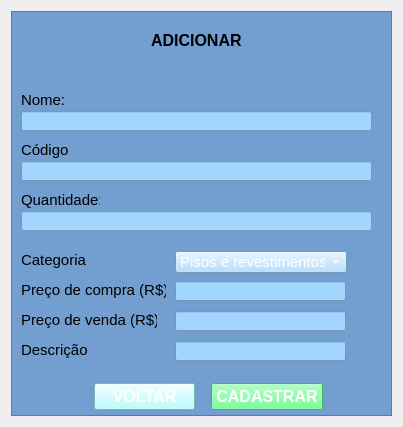
<?xml version="1.0" encoding="UTF-8"?>
<ui version="4.0">
 <class>Form</class>
 <widget class="QWidget" name="Form">
  <property name="geometry">
   <rect>
    <x>0</x>
    <y>0</y>
    <width>403</width>
    <height>427</height>
   </rect>
  </property>
  <property name="windowTitle">
   <string>Form</string>
  </property>
  <layout class="QGridLayout" name="gridLayout">
   <item row="0" column="0">
    <widget class="QFrame" name="frame">
     <property name="styleSheet">
      <string notr="true">background-color: rgb(114, 159, 207);</string>
     </property>
     <property name="frameShape">
      <enum>QFrame::StyledPanel</enum>
     </property>
     <property name="frameShadow">
      <enum>QFrame::Raised</enum>
     </property>
     <widget class="QLabel" name="l_Adicionar">
      <property name="geometry">
       <rect>
        <x>140</x>
        <y>20</y>
        <width>97</width>
        <height>19</height>
       </rect>
      </property>
      <property name="font">
       <font>
        <family>MS Shell Dlg 2</family>
        <pointsize>12</pointsize>
        <weight>75</weight>
        <bold>true</bold>
       </font>
      </property>
      <property name="styleSheet">
       <string notr="true">background-color: rgb(114, 159, 207);</string>
      </property>
      <property name="text">
       <string>ADICIONAR</string>
      </property>
     </widget>
     <widget class="QLabel" name="l_nome">
      <property name="geometry">
       <rect>
        <x>10</x>
        <y>80</y>
        <width>44</width>
        <height>18</height>
       </rect>
      </property>
      <property name="font">
       <font>
        <pointsize>11</pointsize>
       </font>
      </property>
      <property name="styleSheet">
       <string notr="true">background-color: rgb(114, 159, 207);</string>
      </property>
      <property name="text">
       <string>Nome:</string>
      </property>
     </widget>
     <widget class="QLineEdit" name="lE_nome">
      <property name="geometry">
       <rect>
        <x>10</x>
        <y>100</y>
        <width>351</width>
        <height>20</height>
       </rect>
      </property>
      <property name="styleSheet">
       <string notr="true">background-color: rgb(162, 214, 255);</string>
      </property>
     </widget>
     <widget class="QLabel" name="l_codigo">
      <property name="geometry">
       <rect>
        <x>10</x>
        <y>130</y>
        <width>48</width>
        <height>18</height>
       </rect>
      </property>
      <property name="font">
       <font>
        <pointsize>11</pointsize>
       </font>
      </property>
      <property name="styleSheet">
       <string notr="true">background:rgb(114, 159, 207);</string>
      </property>
      <property name="text">
       <string>Código:</string>
      </property>
     </widget>
     <widget class="QLineEdit" name="lE_codigo">
      <property name="geometry">
       <rect>
        <x>10</x>
        <y>150</y>
        <width>351</width>
        <height>20</height>
       </rect>
      </property>
      <property name="styleSheet">
       <string notr="true">background-color:rgb(162, 214, 255);</string>
      </property>
     </widget>
     <widget class="QLabel" name="l_categoria">
      <property name="geometry">
       <rect>
        <x>10</x>
        <y>240</y>
        <width>66</width>
        <height>18</height>
       </rect>
      </property>
      <property name="font">
       <font>
        <pointsize>11</pointsize>
       </font>
      </property>
      <property name="styleSheet">
       <string notr="true">background:rgb(114, 159, 207);</string>
      </property>
      <property name="text">
       <string>Categoria:</string>
      </property>
     </widget>
     <widget class="QLabel" name="l_pCompra">
      <property name="geometry">
       <rect>
        <x>10</x>
        <y>270</y>
        <width>145</width>
        <height>18</height>
       </rect>
      </property>
      <property name="font">
       <font>
        <pointsize>11</pointsize>
       </font>
      </property>
      <property name="styleSheet">
       <string notr="true">background:rgb(255,255,,255)</string>
      </property>
      <property name="text">
       <string>Preço de compra (R$)</string>
      </property>
     </widget>
     <widget class="QLabel" name="l_pVenda">
      <property name="geometry">
       <rect>
        <x>10</x>
        <y>300</y>
        <width>136</width>
        <height>18</height>
       </rect>
      </property>
      <property name="font">
       <font>
        <pointsize>11</pointsize>
       </font>
      </property>
      <property name="styleSheet">
       <string notr="true">background:rgb(114, 159, 207);</string>
      </property>
      <property name="text">
       <string>Preço de venda (R$)</string>
      </property>
     </widget>
     <widget class="QLabel" name="l_Descrca">
      <property name="geometry">
       <rect>
        <x>10</x>
        <y>330</y>
        <width>67</width>
        <height>18</height>
       </rect>
      </property>
      <property name="font">
       <font>
        <pointsize>11</pointsize>
       </font>
      </property>
      <property name="styleSheet">
       <string notr="true">background-color: rgb(114, 159, 207);</string>
      </property>
      <property name="text">
       <string>Descrição:</string>
      </property>
     </widget>
     <widget class="QPushButton" name="pB_cadastrar">
      <property name="geometry">
       <rect>
        <x>200</x>
        <y>372</y>
        <width>112</width>
        <height>27</height>
       </rect>
      </property>
      <property name="font">
       <font>
        <pointsize>12</pointsize>
        <weight>75</weight>
        <bold>true</bold>
       </font>
      </property>
      <property name="autoFillBackground">
       <bool>false</bool>
      </property>
      <property name="styleSheet">
       <string notr="true">background-color: rgb(85, 255, 127);
color: rgb(255, 255, 255);</string>
      </property>
      <property name="text">
       <string>CADASTRAR</string>
      </property>
      <property name="autoDefault">
       <bool>false</bool>
      </property>
      <property name="default">
       <bool>false</bool>
      </property>
      <property name="flat">
       <bool>false</bool>
      </property>
     </widget>
     <widget class="QComboBox" name="cB_categoria">
      <property name="geometry">
       <rect>
        <x>164</x>
        <y>240</y>
        <width>172</width>
        <height>22</height>
       </rect>
      </property>
      <property name="font">
       <font>
        <pointsize>11</pointsize>
       </font>
      </property>
      <property name="styleSheet">
       <string notr="true">background-color: rgb(162, 214, 255);
color: rgb(255, 255, 255);</string>
      </property>
      <item>
       <property name="text">
        <string>Pisos e revestimentos</string>
       </property>
      </item>
      <item>
       <property name="text">
        <string>Portas e janelas</string>
       </property>
      </item>
      <item>
       <property name="text">
        <string>Tintas</string>
       </property>
      </item>
      <item>
       <property name="text">
        <string>Banheiro</string>
       </property>
      </item>
      <item>
       <property name="text">
        <string>Cozinha</string>
       </property>
      </item>
     </widget>
     <widget class="QLineEdit" name="lE_PCompra">
      <property name="geometry">
       <rect>
        <x>164</x>
        <y>270</y>
        <width>171</width>
        <height>20</height>
       </rect>
      </property>
      <property name="styleSheet">
       <string notr="true">background-color:rgb(162, 214, 255);</string>
      </property>
     </widget>
     <widget class="QLineEdit" name="lE_PVenda">
      <property name="geometry">
       <rect>
        <x>164</x>
        <y>300</y>
        <width>171</width>
        <height>20</height>
       </rect>
      </property>
      <property name="styleSheet">
       <string notr="true">background-color:rgb(162, 214, 255);</string>
      </property>
     </widget>
     <widget class="QLineEdit" name="lE_descricao">
      <property name="geometry">
       <rect>
        <x>164</x>
        <y>330</y>
        <width>171</width>
        <height>20</height>
       </rect>
      </property>
      <property name="styleSheet">
       <string notr="true">background-color:rgb(162, 214, 255);</string>
      </property>
     </widget>
     <widget class="QPushButton" name="pB_voltar">
      <property name="geometry">
       <rect>
        <x>83</x>
        <y>372</y>
        <width>101</width>
        <height>27</height>
       </rect>
      </property>
      <property name="font">
       <font>
        <pointsize>12</pointsize>
        <weight>75</weight>
        <bold>true</bold>
       </font>
      </property>
      <property name="styleSheet">
       <string notr="true">background-color: rgb(170, 255, 255);
color: rgb(255, 255, 255);</string>
      </property>
      <property name="text">
       <string>VOLTAR</string>
      </property>
     </widget>
     <widget class="QLineEdit" name="lE_quantidade">
      <property name="geometry">
       <rect>
        <x>10</x>
        <y>200</y>
        <width>351</width>
        <height>20</height>
       </rect>
      </property>
      <property name="styleSheet">
       <string notr="true">background-color:rgb(162, 214, 255);</string>
      </property>
     </widget>
     <widget class="QLabel" name="label">
      <property name="geometry">
       <rect>
        <x>10</x>
        <y>180</y>
        <width>79</width>
        <height>18</height>
       </rect>
      </property>
      <property name="font">
       <font>
        <pointsize>11</pointsize>
       </font>
      </property>
      <property name="text">
       <string>Quantidade:</string>
      </property>
     </widget>
     <zorder>l_Adicionar</zorder>
     <zorder>l_nome</zorder>
     <zorder>l_codigo</zorder>
     <zorder>lE_nome</zorder>
     <zorder>lE_codigo</zorder>
     <zorder>l_categoria</zorder>
     <zorder>l_pCompra</zorder>
     <zorder>l_pVenda</zorder>
     <zorder>l_Descrca</zorder>
     <zorder>pB_cadastrar</zorder>
     <zorder>cB_categoria</zorder>
     <zorder>lE_PCompra</zorder>
     <zorder>lE_PVenda</zorder>
     <zorder>lE_descricao</zorder>
     <zorder>pB_voltar</zorder>
     <zorder>lE_quantidade</zorder>
     <zorder>label</zorder>
    </widget>
   </item>
  </layout>
 </widget>
 <resources/>
 <connections/>
</ui>
